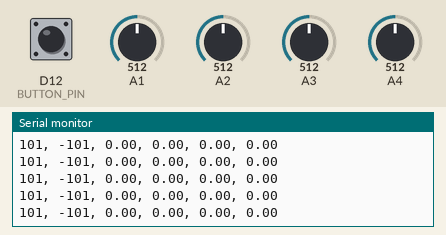
Simulated run of this sketch. Board: Arduino Zero (SAMD21). Shown: the last lines printed to the serial monitor. The test bench sets the inputs (shaded band); at power-on: A1 = 512, A2 = 512, D12 (BUTTON_PIN) HIGH, A3 = 512, A4 = 512 (analog values on the 0–1023 scale).

Above: at 3.2 s.
3.3 s: A1 set to 716
At 4.6 s:
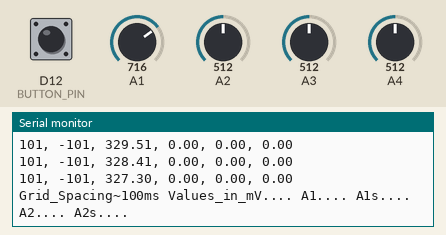
6.3 s: A2 set to 716
At 7.1 s:
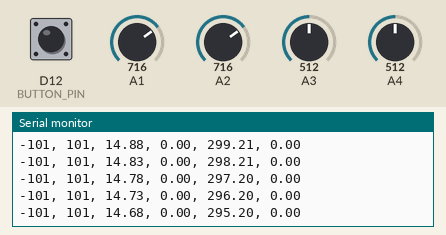
7.8 s: D12 (BUTTON_PIN) pulled LOW for 0.15 s
9.4 s: A1 set to 992
At 10.3 s:
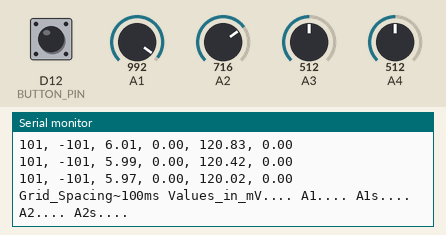
10.9 s: D12 (BUTTON_PIN) pulled LOW for 1 s
13.4 s: A2 set to 992
At 14.4 s:
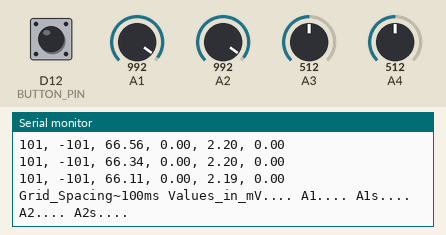
Timing chart, 0 to 15.9 s (numbered marks = the images above; inputs shaded):
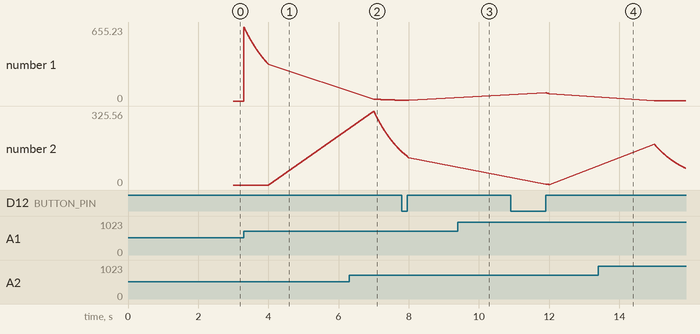

The sketch:

S2.2_ScopeToSerialPlotter.ino
```cpp
#include "s.h"

unsigned gridMillis = 100;        // number of milliseconds between grid boxes
unsigned maxGrid = 100;           // how high is the grid
unsigned microsPerStep = 2000;    // M0 seems to deliver fairly reliably at 2 ms / step
double AtomV = 3300 / 65535.;     // convert 16 bit unsigned to mV

bool couplingAC = true;           // set true to see AC portion only
bool showDigital = false;         // set true to show pins 9 and 10
int channels = 2;                 // number of analog channels to display

void setup() {
  Serial.begin(300);      // M0 USB is fast no matter what speed
  // Even at 300 baud, serial signals need an oscilloscope, but analog may be viewable.
  Serial1.begin(300);    // Serial1 is at set speed -- try watching it on pin 9 or 10
  while(!Serial && millis() < 5000);
  Serial.printf("\n\nS2.2 Scope-Like Output on Serial Plotter\n");
  Serial.printf(    "========================================\n\n");
  Serial.printf("Showing offset traces for pins 9 and 10, and unsigned plots for A0 to A3.\n");
  Serial.printf("Push the button to pull pin %d low and pause the output for viewing.\n",
                BUTTON_PIN);
  Serial.printf("Close the monitor and open Tools/Serial Plotter to see the graphical output.\n\n");
  Serial.printf("Grid_Spacing ~%dms D9 D10 A0 A1 A2 A3\n", gridMillis);
  delay(2000);
  pinMode(BUTTON_PIN,INPUT_PULLUP);
  pinMode(9,INPUT_PULLUP);
  pinMode(10,INPUT_PULLUP);
  analogReadResolution(16);
}

void loop() {
  static unsigned long lastPrint = 0, lastLegend = 0, lastSerial1 = 0;
  int grid1 = 0, grid2 = 0;
  // Keep time in microseconds as an unsigned long for best accuracy.
  unsigned long timeNow = micros();      // the time we started this loop, microseconds
  unsigned long dt = timeNow - timeLast; // the time difference since last loop, microseconds
  unsigned long tau = 100000;            // the smoothing time constant in microseconds bigger = smoother, slower
  if(couplingAC) tau *= 10;
  // since dt usually less than tau, we must cast the calculation as (float) to avoid e.g. 3333/10000 = 0
  float w = min(1.,(float) dt/tau);      // weight to give the latest reading of a in smoothing
  double a[6] = {0};
  static double as[6] = {0};

  for(int i = 0; i < 4; i++){
    a[i] = analogRead(A1+i) * AtomV;
    if(as[i] != 0) as[i] = (1. - w) * as[i] + w * a[i];
    else as[i] = a[i];
  }
  int gl = maxGrid * -1.01;
  int gh = maxGrid *  1.01;
  if(couplingAC) gh = abs(gl);
  if(millis()%(2*gridMillis) >= gridMillis){    // swap every gridMillis
    grid1 = gh;       // a little above the top of the grid at maxGrid
    grid2 = gl;      // a little below the bottom of the grid at 0
  } else {
    grid1 = gl;
    grid2 = gh;
  }
  double t = micros() / 1000000.;
  if (micros() - lastLegend > microsPerStep * 2000) { // print legend now and then
    lastLegend = micros();
  Serial.printf("Grid_Spacing~%dms Values_in_mV.... ", gridMillis);
  if(showDigital) Serial.printf("D9.... D10.... ");
//  Serial.printf("A0.... A0s.... A1.... A1s.... A2.... A2s.... A3.... A3s....\n");
  for(int i = 1; i <= channels; i++) Serial.printf("A%d.... A%ds.... ", i, i);
  Serial.printf("\n");
  }
  if (micros() - lastSerial1 > 1500000) {   // send a little to Serial1 now and then
    lastSerial1 = micros();
    Serial1.printf("A few characters will be hard to decode...");
  }
  if (millis() % 4000 > 3000 && micros() - lastPrint > microsPerStep && digitalRead(BUTTON_PIN)) {
    lastPrint = micros();
    Serial.printf("%d, %d",
                  grid1, grid2); // vertical grid lines
    if(showDigital) Serial.printf(", %.2f, %.2f",
                  (digitalRead(9) * maxGrid + maxGrid)/2.2,   // digital values
                  (digitalRead(10) * maxGrid + maxGrid)/2.4); // digital values
    for(int i = 0; i < channels; i++) {
      if(couplingAC) Serial.printf(", %.2f, %.2f",
                    a[i]- as[i], 0.0); // analog values
      else Serial.printf(", %.2f, %.2f",
                    a[i], as[i]); // analog values
    }
    Serial.printf("\n");
  }
  timeLast = timeNow;      // save the old value for next time through the loop
}
```

s.h
```cpp
// All this Serial.print() will get tedious -- define some shortcuts
// These will make it easy to generate CSV data
// P(thing) expands to Serial.print(thing)
#define P Serial.print
// PL(thing) expands to Serial.println(thing)
#define PL Serial.println
// PCS(thing) expands to Serial.print(", ");Serial.print(thing)
#define PCS Serial.print(", ");Serial.print
// PCSL(thing) expands to Serial.print(", ");Serial.println(thing)
#define PCSL Serial.print(", ");Serial.println

// Global Variables are available throughout the code and don't lose their values like locals
unsigned long timeLast = 0;  // the last time we went through the loop, microseconds

#define BUTTON_PIN 12
```

Measured:
- after the input at 3.3 s, the serial monitor: prints a new line at once (image 1)
- plotted number 1: 0 → 327.3 after the input at 3.3 s
